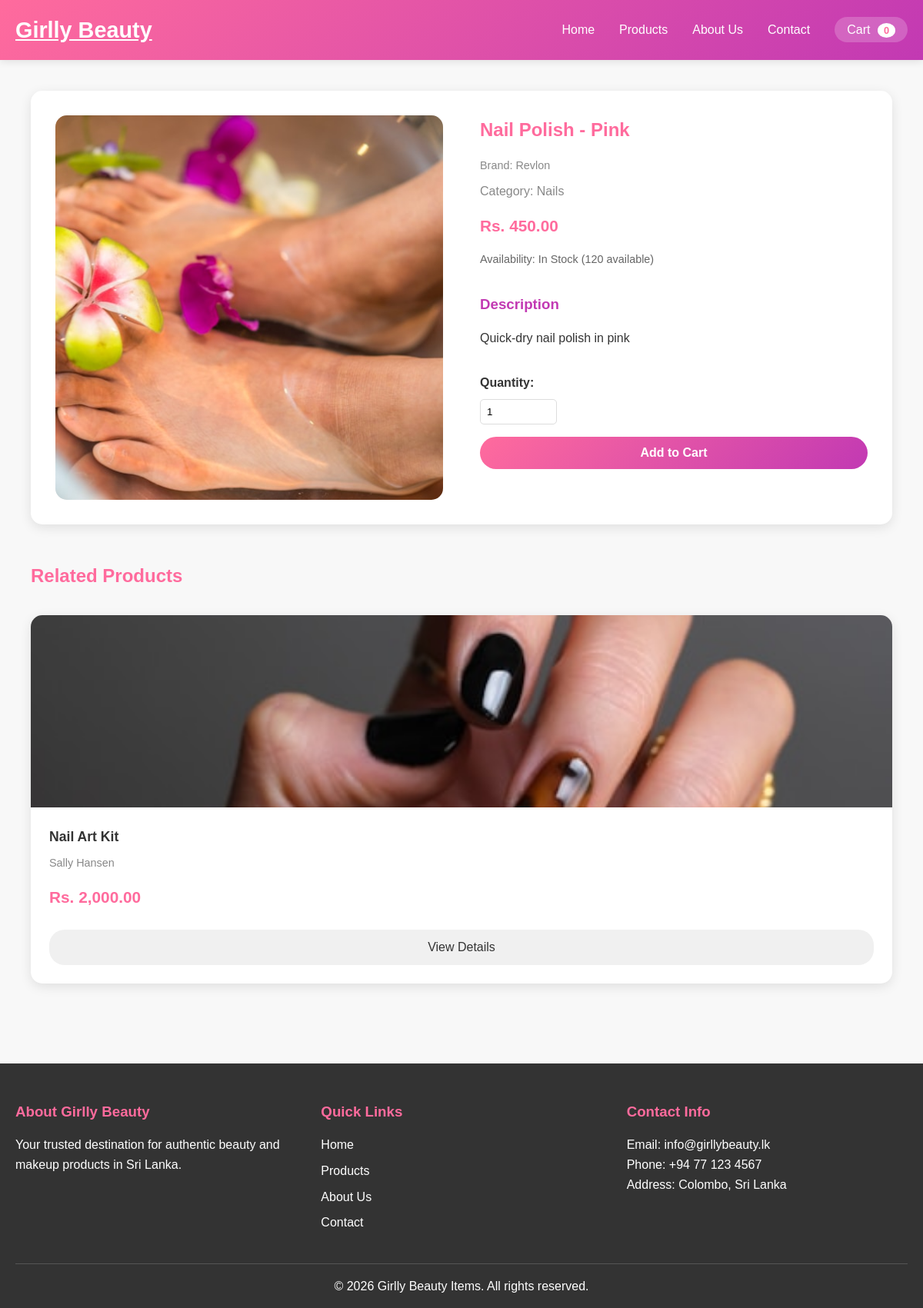
The app's page /product-details.php?id=5 with its own data.
### tables this page shows
CREATE TABLE IF NOT EXISTS products (
    id INT AUTO_INCREMENT PRIMARY KEY,
    name VARCHAR(200) NOT NULL,
    description TEXT,
    price DECIMAL(10, 2) NOT NULL,
    category_id INT,
    image VARCHAR(255),
    stock INT DEFAULT 0,
    brand VARCHAR(100),
    created_at TIMESTAMP DEFAULT CURRENT_TIMESTAMP,
    FOREIGN KEY (category_id) REFERENCES categories(id) ON DELETE SET NULL
);

CREATE TABLE IF NOT EXISTS categories (
    id INT AUTO_INCREMENT PRIMARY KEY,
    name VARCHAR(100) NOT NULL,
    description TEXT,
    created_at TIMESTAMP DEFAULT CURRENT_TIMESTAMP
);

### product-details.php (the view, shortened to what this page needs)
<?php
require_once 'config/database.php';
$productId = $_GET['id'];
$stmt = $pdo->prepare("SELECT p.*, c.name as category_name FROM products p LEFT JOIN categories c ON p.category_id = c.id WHERE p.id = :id");
$stmt->execute([':id' => $productId]);
$product = $stmt->fetch();
$relatedStmt = $pdo->prepare("SELECT * FROM products WHERE category_id = :catId AND id != :id LIMIT 4");
$relatedStmt->execute([':catId' => $product['category_id'], ':id' => $productId]);
$relatedProducts = $relatedStmt->fetchAll();
?>
<?php include 'includes/header.php'; ?>
<section class="product-details">
    <div class="container">
        <div class="product-detail-grid">
            <div class="product-image-large">
                <img src="assets/images/products/<?php echo $product['image']; ?>" alt="<?php echo $product['name']; ?>">
            </div>
            <div class="product-detail-info">
                <h1><?php echo $product['name']; ?></h1>
                <p class="brand">Brand: <?php echo $product['brand']; ?></p>
                <p class="category">Category: <?php echo $product['category_name']; ?></p>
                <p class="price">Rs. <?php echo number_format($product['price'], 2); ?></p>
                <p class="stock">Availability: <?php echo $product['stock'] > 0 ? 'In Stock (' . $product['stock'] . ' available)' : 'Out of Stock'; ?></p>
                <div class="product-description">
                    <h3>Description</h3>
                    <p><?php echo $product['description']; ?></p>
                </div>
                <div class="product-actions">
                    <div class="quantity-selector">
                        <label>Quantity:</label>
                        <input type="number" id="quantity" value="1" min="1" max="<?php echo $product['stock']; ?>">
                    </div>
                    <button class="btn-cart" onclick="addToCart(<?php echo $product['id']; ?>, document.getElementById('quantity').value)">
                        Add to Cart
                    </button>
                </div>
            </div>
        </div>
        <?php if (count($relatedProducts) > 0): ?>
        <div class="related-products">
            <h2>Related Products</h2>
            <div class="products-grid">
                <?php foreach ($relatedProducts as $related): ?>
                    <div class="product-card">
                        <div class="product-image">
                            <img src="assets/images/products/<?php echo $related['image']; ?>" alt="<?php echo $related['name']; ?>">
                        </div>
                        <div class="product-info">
                            <h3><?php echo $related['name']; ?></h3>
                            <p class="brand"><?php echo $related['brand']; ?></p>
                            <p class="price">Rs. <?php echo number_format($related['price'], 2); ?></p>
                            <a href="product-details.php?id=<?php echo $related['id']; ?>" class="btn-details">View Details</a>
                        </div>
                    </div>
                <?php endforeach; ?>
            </div>
        </div>
        <?php endif; ?>
    </div>
</section>
<?php include 'includes/footer.php'; ?>

### assets/css/style.css (style rules this page uses)
* { margin: 0; padding: 0; box-sizing: border-box; }
body { font-family: 'Arial', sans-serif; line-height: 1.6; color: #333; background-color: #f8f8f8; overflow-x: hidden; }
.container { max-width: 1200px; margin: 0 auto; padding: 0 20px; }
.products-grid { display: grid; grid-template-columns: repeat(auto-fit, minmax(280px, 1fr)); gap: 2rem; max-width: 1200px; margin: 0 auto; }
.product-card { background: white; border-radius: 20px; overflow: hidden; box-shadow: 0 5px 20px rgba(0,0,0,0.08); transition: all 0.4s cubic-bezier(0.175, 0.885, 0.32, 1.275); position: relative; }
.product-image { width: 100%; height: 250px; overflow: hidden; background: linear-gradient(135deg, #f8f8f8 0%, #fff 100%); display: flex; align-items: center; justify-content: center; position: relative; }
.product-image img { width: 100%; height: 100%; object-fit: cover; transition: transform 0.5s ease; }
.btn-cart::before { content: ''; position: absolute; top: 50%; left: 50%; width: 0; height: 0; border-radius: 50%; background: rgba(255,255,255,0.3); transform: translate(-50%, -50%); transition: width 0.6s, height 0.6s; }
.products-grid { display: grid; grid-template-columns: repeat(auto-fit, minmax(250px, 1fr)); gap: 2rem; }
.product-card { background: white; border-radius: 15px; overflow: hidden; box-shadow: 0 4px 15px rgba(0,0,0,0.1); transition: transform 0.3s, box-shadow 0.3s; }
.product-image img { width: 100%; height: 100%; object-fit: cover; }
.product-info { padding: 1.5rem; }
.product-info h3 { color: #333; margin-bottom: 0.5rem; font-size: 1.1rem; }
.brand { color: #888; font-size: 0.9rem; margin-bottom: 0.5rem; }
.price { color: #ff6b9d; font-size: 1.3rem; font-weight: bold; margin: 1rem 0; }
.stock { color: #666; font-size: 0.9rem; margin-bottom: 1rem; }
.btn-cart { background: linear-gradient(135deg, #ff6b9d 0%, #c239b3 100%); color: white; padding: 12px 20px; border: none; border-radius: 25px; cursor: pointer; width: 100%; font-size: 1rem; font-weight: bold; transition: all 0.3s; position: relative; overflow: hidden; }
.btn-details { display: inline-block; background: #f0f0f0; color: #333; padding: 10px 20px; border-radius: 20px; text-decoration: none; margin-top: 10px; width: 100%; text-align: center; transition: background 0.3s; }
.product-details { padding: 40px 20px; }
.product-detail-grid { display: grid; grid-template-columns: 1fr 1fr; gap: 3rem; background: white; padding: 2rem; border-radius: 15px; box-shadow: 0 4px 15px rgba(0,0,0,0.1); margin-bottom: 3rem; }
.product-image-large { width: 100%; height: 500px; background: #f0f0f0; border-radius: 15px; overflow: hidden; display: flex; align-items: center; justify-content: center; }
.product-image-large img { width: 100%; height: 100%; object-fit: cover; }
.product-detail-info h1 { color: #ff6b9d; margin-bottom: 1rem; }
.category { color: #888; margin-bottom: 0.5rem; }
.product-description { margin: 2rem 0; }
.product-description h3 { color: #c239b3; margin-bottom: 1rem; }
.product-actions { margin-top: 2rem; }
.quantity-selector { margin-bottom: 1rem; }
.quantity-selector label { display: block; margin-bottom: 0.5rem; font-weight: bold; }
.quantity-selector input { width: 100px; padding: 8px; border: 1px solid #ddd; border-radius: 5px; }
.related-products { margin-top: 3rem; }
.related-products h2 { color: #ff6b9d; margin-bottom: 2rem; }

### records on screen
products: image (picture), name "Nail Polish - Pink", brand "Revlon", category.name "Nails", price "450.00", stock "120", description "Quick-dry nail polish in pink"
products: image (picture), name "Nail Art Kit", brand "Sally Hansen", price "2,000.00"
